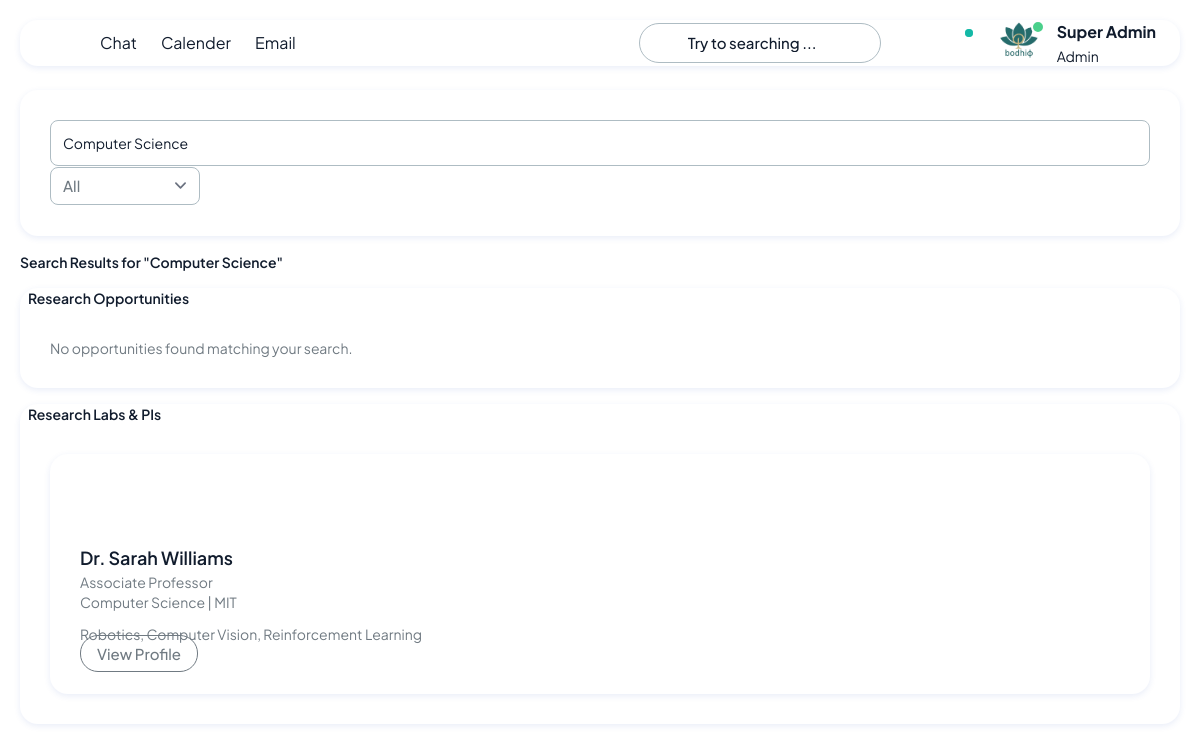
/search?query=Computer+Science, run on the app's committed database.
### models.py (models this page shows, shortened)
class PIProfile(db.Model):
    __tablename__ = 'pi_profiles'
    id = db.Column(db.Integer, primary_key=True)
    profile_id = db.Column(db.Integer, db.ForeignKey('profiles.id'), nullable=False, unique=True)
    name = db.Column(db.String(100))
    department = db.Column(db.String(100))
    affiliation = db.Column(db.String(100))
    gender = db.Column(db.String(10))
    dob = db.Column(db.Date)
    current_designation = db.Column(db.String(100))
    start_date = db.Column(db.Date)
    email = db.Column(db.String(120))
    contact_phone = db.Column(db.String(20))
    address = db.Column(db.String(200))
    profile_picture = db.Column(db.String(200))
    current_message = db.Column(db.Text)
    current_focus = db.Column(db.Text)
    expectations_from_students = db.Column(db.Text)
    why_join_lab = db.Column(db.Text)
    research_facilities = db.relationship('ResearchFacility', backref='pi', lazy='dynamic', cascade="all, delete-orphan")
    projects = db.relationship('Project', backref='pi', lazy='dynamic', cascade="all, delete-orphan")
    team_members = db.relationship('TeamMember', backref='pi', lazy='dynamic', cascade="all, delete-orphan")

class Profile(db.Model):
    __tablename__ = 'profiles'
    id = db.Column(db.Integer, primary_key=True)
    user_id = db.Column(db.Integer, db.ForeignKey('users.id'), nullable=False, unique=True)
    profile_type = db.Column(db.String(20), nullable=False)  # Student, PI, Industry, Vendor
    profile_completeness = db.Column(db.Integer, default=0)
    visibility_settings = db.Column(db.String(20), default='Public')  # Public, Private, Contacts-Only
    last_updated = db.Column(db.DateTime, default=datetime.utcnow)
    student_profile = db.relationship('StudentProfile', backref='profile', uselist=False, cascade="all, delete-orphan")
    pi_profile = db.relationship('PIProfile', backref='profile', uselist=False, cascade="all, delete-orphan")
    industry_profile = db.relationship('IndustryProfile', backref='profile', uselist=False, cascade="all, delete-orphan")
    vendor_profile = db.relationship('VendorProfile', backref='profile', uselist=False, cascade="all, delete-orphan")
    created_opportunities = db.relationship('Opportunity', backref='creator', lazy='dynamic',
                                           foreign_keys='Opportunity.creator_profile_id', cascade="all, delete-orphan")

### app.py (the view)
@app.route('/search', methods=['GET', 'POST'])
def search():
    form = SearchForm()
    if form.validate_on_submit() or request.args.get('query'):
        query = form.query.data if form.validate_on_submit() else request.args.get('query')
        category = form.category.data if form.validate_on_submit() else request.args.get('category', 'all')
        if category == 'opportunities' or category == 'all':
            opportunities = Opportunity.query.filter(
                Opportunity.status == 'Active',
                (Opportunity.title.ilike(f'%{query}%') |
                 Opportunity.description.ilike(f'%{query}%') |
                 Opportunity.domain.ilike(f'%{query}%') |
                 Opportunity.keywords.ilike(f'%{query}%'))
            ).all()
        else:
            opportunities = []
        if category == 'profiles' or category == 'all':
            student_profiles = db.session.query(Profile, StudentProfile, User).join(
                StudentProfile, Profile.id == StudentProfile.profile_id
            ).join(
                User, Profile.user_id == User.id
            ).filter(
                (StudentProfile.name.ilike(f'%{query}%') |
                 StudentProfile.research_interests.ilike(f'%{query}%'))
            ).all()
            pi_profiles = db.session.query(Profile, PIProfile, User).join(
                PIProfile, Profile.id == PIProfile.profile_id
            ).join(
                User, Profile.user_id == User.id
            ).filter(
                (PIProfile.name.ilike(f'%{query}%') |
                 PIProfile.current_focus.ilike(f'%{query}%') |
                 PIProfile.department.ilike(f'%{query}%'))
            ).all()
            industry_profiles = db.session.query(Profile, IndustryProfile, User).join(
                IndustryProfile, Profile.id == IndustryProfile.profile_id
            ).join(
                User, Profile.user_id == User.id
            ).filter(
                (IndustryProfile.company_name.ilike(f'%{query}%') |
                 IndustryProfile.sector.ilike(f'%{query}%') |
                 IndustryProfile.vision.ilike(f'%{query}%'))
            ).all()
            vendor_profiles = db.session.query(Profile, VendorProfile, User).join(
                VendorProfile, Profile.id == VendorProfile.profile_id
            ).join(
                User, Profile.user_id == User.id
            ).filter(
                (VendorProfile.company_name.ilike(f'%{query}%') |
                 VendorProfile.dealing_categories.ilike(f'%{query}%') |
                 VendorProfile.product_categories.ilike(f'%{query}%'))
            ).all()
            profiles = {
                'student': student_profiles,
                'pi': pi_profiles,
                'industry': industry_profiles,
                'vendor': vendor_profiles
            }
        else:
            profiles = {'student': [], 'pi': [], 'industry': [], 'vendor': []}
        return render_template('search/results.html',
                              title='Search Results',
                              query=query,
                              category=category,
                              opportunities=opportunities,
                              profiles=profiles)
    return render_template('search/results.html',
                          title='Search',
                          form=form,
                          opportunities=[],
                          profiles={'student': [], 'pi': [], 'industry': [], 'vendor': []})

### forms.py
class SearchForm(FlaskForm):
    query = StringField('Search', validators=[DataRequired()])
    category = SelectField('Category', choices=[
        ('all', 'All'),
        ('profiles', 'Profiles'),
        ('opportunities', 'Opportunities')
    ], default='all')
    submit = SubmitField('Search')

### templates/search/results.html (shortened to what this page needs)
{% extends "base.html" %}
{% block content %}
<div class="container">
    <div class="row mb-4">
        <div class="col-md-8 mx-auto">
            <div class="card">
                <div class="card-body">
                    <form method="get" action="{{ url_for('search') }}">
                        <div class="input-group">
                            <input type="text" class="form-control" placeholder="Search..." name="query" value="{{ query or '' }}">
                            <select class="form-select" name="category" style="max-width: 150px;">
                                <option value="all" {% if category == 'all' %}selected{% endif %}>All</option>
                            </select>
                            <button class="btn btn-primary" type="submit">
                            </button>
                        </div>
                    </form>
                </div>
            </div>
        </div>
    </div>
    {% if query %}
        <h2 class="mb-4">Search Results for "{{ query }}"</h2>
        {% if category == 'opportunities' or category == 'all' %}
            <div class="card mb-4">
                <div class="card-header bg-light">
                    <h4 class="mb-0">Research Opportunities</h4>
                </div>
                <div class="card-body">
                    {% if opportunities %}
                        <div class="list-group">
                            {% for opportunity in opportunities %}
                                <a href="{{ url_for('view_opportunity', opportunity_id=opportunity.id) }}" class="list-group-item list-group-item-action">
                                    <div class="d-flex w-100 justify-content-between">
                                        <h5 class="mb-1">{{ opportunity.title }}</h5>
                                        <span class="badge {% if opportunity.type == 'Internship' %}bg-success{% elif opportunity.type == 'PhD' %}bg-primary{% elif opportunity.type == 'PostDoc' %}bg-info{% elif opportunity.type == 'Job' %}bg-warning{% else %}bg-secondary{% endif %}">
                                            {{ opportunity.type }}
                                        </span>
                                    </div>
                                    <p class="mb-1">{{ opportunity.description[:150] }}{% if opportunity.description|length > 150 %}...{% endif %}</p>
                                    <small class="text-muted">
                                        <i class="fas fa-flask me-1"></i> {{ opportunity.domain }} |
                                        <i class="fas fa-map-marker-alt me-1"></i> {{ opportunity.location }} |
                                        {% if opportunity.deadline %}
                                        <i class="fas fa-calendar-alt me-1"></i> Deadline: {{ opportunity.deadline.strftime('%b %d, %Y') }}
                                        {% endif %}
                                    </small>
                                </a>
                            {% endfor %}
                        </div>
                    {% else %}
                        <p class="text-muted">No opportunities found matching your search.</p>
                    {% endif %}
                </div>
            </div>
        {% endif %}
        {% if category == 'profiles' or category == 'all' %}
            {% if profiles.pi %}
                <div class="card mb-4">
                    <div class="card-header bg-light">
                        <h4 class="mb-0">Research Labs & PIs</h4>
                    </div>
                    <div class="card-body">
                        <div class="row row-cols-1 row-cols-md-2 g-4">
                            {% for profile, pi_profile, user in profiles.pi %}
                                <div class="col">
                                    <div class="card h-100">
                                        <div class="card-body">
                                            <div class="d-flex mb-3">
                                                {% if pi_profile.profile_picture %}
                                                <img src="{{ pi_profile.profile_picture }}" class="rounded-circle me-3" style="width: 60px; height: 60px; object-fit: cover;" alt="Profile Picture">
                                                {% else %}
                                                <div class="rounded-circle bg-secondary d-flex align-items-center justify-content-center me-3" style="width: 60px; height: 60px;">
                                                </div>
                                                {% endif %}
                                                <div>
                                                    <h5 class="card-title mb-0">{{ pi_profile.name or 'PI/Lab Director' }}</h5>
                                                    <p class="text-muted mb-0">{{ pi_profile.current_designation or '' }}</p>
                                                    <p class="text-muted small mb-0">{{ pi_profile.department or '' }} | {{ pi_profile.affiliation or '' }}</p>
                                                </div>
                                            </div>
                                            {% if pi_profile.current_focus %}
                                                <p class="card-text">{{ pi_profile.current_focus[:100] }}{% if pi_profile.current_focus|length > 100 %}...{% endif %}</p>
                                            {% endif %}
                                            <div class="d-flex justify-content-end">
                                                <a href="{{ url_for('view_profile', user_id=user.id) }}" class="btn btn-sm btn-outline-primary">View Profile</a>
                                            </div>
                                        </div>
                                    </div>
                                </div>
                            {% endfor %}
                        </div>
                    </div>
                </div>
            {% endif %}
        {% endif %}
    {% endif %}
</div>
{% endblock %}

### data on the page
PIProfile: department "Computer Science"
Profile: name "Dr. Sarah Williams", current_designation "Associate Professor", department "Computer Science", affiliation "MIT", current_focus "Robotics, Computer Vision, Reinforcement Learning"
